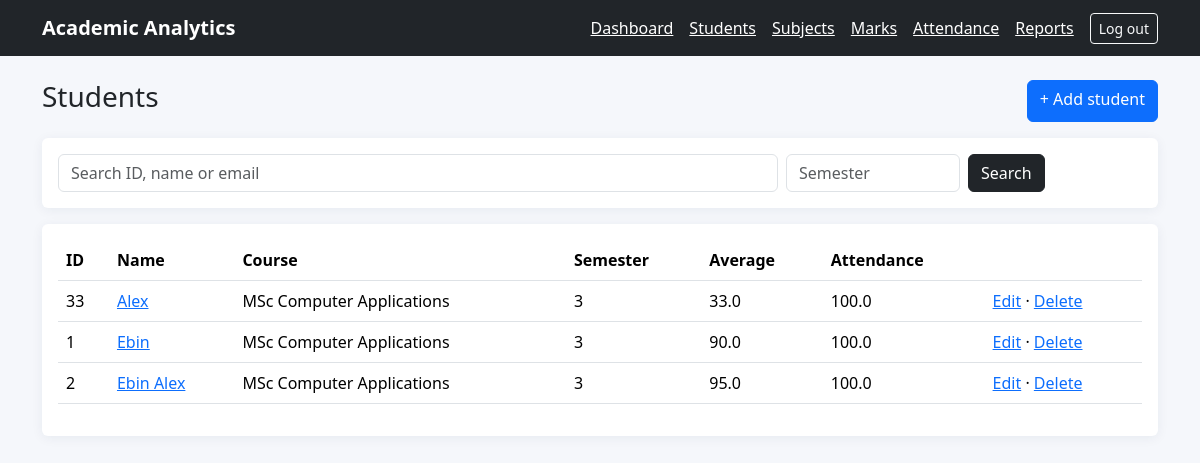
Screenshot of /academics/students/ (signed in) with the database file from the repository.
### academics/models.py (models this page shows, shortened)
class Student(models.Model):
    student_id=models.CharField(max_length=20, unique=True)
    full_name=models.CharField(max_length=120)
    email=models.EmailField(blank=True)
    course=models.CharField(max_length=100, default="MSc Computer Applications")
    semester=models.PositiveSmallIntegerField(default=3, validators=[MinValueValidator(1),MaxValueValidator(12)])
    joined_on=models.DateField(default=timezone.localdate)
    is_active=models.BooleanField(default=True)
    class Meta: ordering=["full_name"]
    @property
    def average_percentage(self):
        marks=list(self.marks.select_related("subject"))
        if not marks: return None
        return round(sum(m.percentage for m in marks)/len(marks),2)
    @property
    def attendance_percentage(self):
        records=list(self.attendance_records.all())
        if not records: return None
        return round(sum(1 for r in records if r.status=="PRESENT")/len(records)*100,2)

class Mark(models.Model):
    student=models.ForeignKey(Student,on_delete=models.CASCADE,related_name="marks")
    subject=models.ForeignKey(Subject,on_delete=models.PROTECT,related_name="marks")
    exam_name=models.CharField(max_length=80,default="Semester Exam")
    marks_obtained=models.DecimalField(max_digits=6,decimal_places=2,validators=[MinValueValidator(Decimal("0"))])
    recorded_on=models.DateField(default=timezone.localdate)
    class Meta:
        ordering=["student__full_name","subject__name"]
        constraints=[models.UniqueConstraint(fields=["student","subject","exam_name"],name="unique_student_subject_exam")]
    @property
    def percentage(self): return round(float(self.marks_obtained)/self.subject.max_marks*100,2)

class Subject(models.Model):
    code=models.CharField(max_length=15, unique=True)
    name=models.CharField(max_length=100)
    semester=models.PositiveSmallIntegerField(default=3, validators=[MinValueValidator(1),MaxValueValidator(12)])
    max_marks=models.PositiveSmallIntegerField(default=100, validators=[MinValueValidator(1)])
    pass_marks=models.PositiveSmallIntegerField(default=40, validators=[MinValueValidator(0)])
    class Meta: ordering=["semester","name"]

class Attendance(models.Model):
    class Status(models.TextChoices):
        PRESENT="PRESENT","Present"
        ABSENT="ABSENT","Absent"
        EXCUSED="EXCUSED","Excused"
    student=models.ForeignKey(Student,on_delete=models.CASCADE,related_name="attendance_records")
    subject=models.ForeignKey(Subject,on_delete=models.PROTECT,related_name="attendance_records")
    date=models.DateField(default=timezone.localdate)
    status=models.CharField(max_length=10,choices=Status.choices,default=Status.PRESENT)
    class Meta:
        ordering=["-date"]
        constraints=[models.UniqueConstraint(fields=["student","subject","date"],name="unique_student_subject_attendance_day")]

### academics/views.py (the view)
# urls.py: path("students/",views.student_list,name="student_list"),path("students/new/",views.student_create,name="student_create"),
@login_required
def student_list(request):
    qs=Student.objects.all(); q=request.GET.get("q","").strip(); semester=request.GET.get("semester","").strip()
    if q: qs=qs.filter(Q(student_id__icontains=q)|Q(full_name__icontains=q)|Q(email__icontains=q))
    if semester.isdigit(): qs=qs.filter(semester=int(semester))
    return render(request,"academics/student_list.html",{"students":qs,"q":q,"semester":semester})

### templates/academics/student_list.html
{% extends "base.html" %}{% block content %}<div class="d-flex justify-content-between mb-3"><h1 class="h3">Students</h1><a class="btn btn-primary" href="{% url 'student_create' %}">+ Add student</a></div><div class="card p-3 mb-3"><form method="get" class="row g-2"><div class="col-md-8"><input class="form-control" name="q" value="{{ q }}" placeholder="Search ID, name or email"></div><div class="col-md-2"><input class="form-control" name="semester" value="{{ semester }}" placeholder="Semester"></div><div class="col-md-2"><button class="btn btn-dark">Search</button></div></form></div><div class="card p-3 table-responsive"><table class="table"><tr><th>ID</th><th>Name</th><th>Course</th><th>Semester</th><th>Average</th><th>Attendance</th><th></th></tr>{% for s in students %}<tr><td>{{ s.student_id }}</td><td><a href="{% url 'student_detail' s.pk %}">{{ s.full_name }}</a></td><td>{{ s.course }}</td><td>{{ s.semester }}</td><td>{{ s.average_percentage|default:"—" }}</td><td>{{ s.attendance_percentage|default:"—" }}</td><td><a href="{% url 'student_update' s.pk %}">Edit</a> · <a href="{% url 'student_delete' s.pk %}">Delete</a></td></tr>{% empty %}<tr><td colspan="7">No students found.</td></tr>{% endfor %}</table></div>{% endblock %}

### templates/base.html (style rules this page uses)
body { background:#f5f7fb }
.card { border:0;box-shadow:0 2px 12px #14285010 }

### rows the page displays
Student: student_id "33", full_name "Alex", course "MSc Computer Applications", semester "3", average_percentage "33.0", attendance_percentage "100.0"
Student: student_id "1", full_name "Ebin", course "MSc Computer Applications", semester "3", average_percentage "90.0", attendance_percentage "100.0"
Student: student_id "2", full_name "Ebin Alex", course "MSc Computer Applications", semester "3", average_percentage "95.0", attendance_percentage "100.0"
